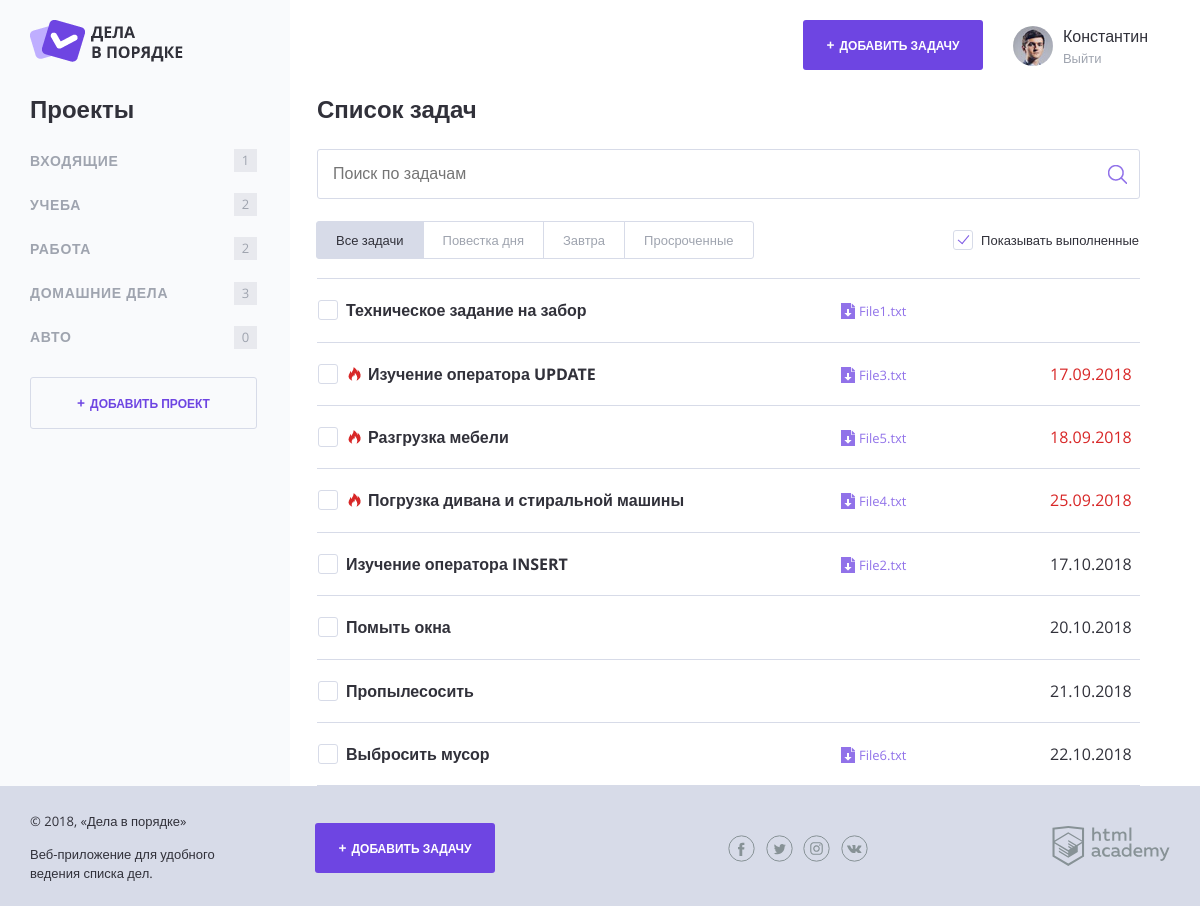
The page / on the database its author committed.
### tables this page shows
CREATE TABLE IF NOT EXISTS `projects` (
  `id` int(10) unsigned NOT NULL AUTO_INCREMENT COMMENT 'Идентификатор',
  `id_user` int(10) unsigned NOT NULL COMMENT 'Идентификатор Пользователя',
  `project_name` varchar(255) NOT NULL COMMENT 'Наименование Проекта',
  PRIMARY KEY (`id`),
  KEY `FK_projects_users` (`id_user`),
  FULLTEXT KEY `project_name` (`project_name`),
  CONSTRAINT `FK_projects_users` FOREIGN KEY (`id_user`) REFERENCES `users` (`id`)
);

CREATE TABLE IF NOT EXISTS `tasks` (
  `id` int(10) unsigned NOT NULL AUTO_INCREMENT COMMENT 'Идентификатор',
  `id_user` int(10) unsigned NOT NULL COMMENT 'Идентификатор Пользователя',
  `id_project` int(10) unsigned NOT NULL COMMENT 'Идентификатор Проекта',
  `date_create` datetime NOT NULL COMMENT 'Дата создания Задачи',
  `date_completion` datetime NOT NULL COMMENT 'Дата и время, когда задача была выполнена',
  `status` bit(1) NOT NULL DEFAULT b'0' COMMENT 'Число (1 или 0), означающее, была ли выполнена задача. По умолчанию ноль.',
  `task_name` varchar(255) NOT NULL COMMENT 'Название задачи',
  `file_name` varchar(255) NOT NULL COMMENT 'Ссылка на файл',
  `date_deadline` datetime NOT NULL COMMENT 'Дата и время, до которого задача должна быть выполнена',
  PRIMARY KEY (`id`),
  KEY `FK_tasks_users` (`id_user`),
  KEY `FK_tasks_projects` (`id_project`),
  FULLTEXT KEY `task_name` (`task_name`),
  CONSTRAINT `FK_tasks_projects` FOREIGN KEY (`id_project`) REFERENCES `projects` (`id`),
  CONSTRAINT `FK_tasks_users` FOREIGN KEY (`id_user`) REFERENCES `users` (`id`)
);

### functions.php (called while the page is built, shortened)
<?php
function include_template($name, $data) {
    $name = "templates/" . $name;
    extract($data);
    require_once $name;
    $result = ob_get_clean();
    return $result;
}
function summTask($ListTasks, $projectId) {
    $summItems = 0;
    foreach ($ListTasks as $key => $value) {
        if($value["id_project"] == $projectId) {
            $summItems ++;
        }
    }
    return $summItems;
}
function isImportant($checking_date) {
    $marker = "";
    if ($checking_date !="1970-01-01 00:00:00") {
        $checking_timestamp = strtotime($checking_date);
        $now = time();
        $checking_timestamp = floor(($checking_timestamp - $now)/3600);
        if ($checking_timestamp <= 24) {
            $marker = "task--important";
        }
    }
    return $marker;
}
function showDate($DateTime) {
    global $dateFormat;
    if($DateTime == "1970-01-01 00:00:00") {
        $showDate = "";
    } else {
        $showDate = date_create($DateTime);
        $showDate = date_format($showDate, $dateFormat);
    }
    return $showDate;
}
?>

### templates/index.php (the view, shortened to what this page needs)
<h2 class="content__main-heading">Список задач</h2>
<form class="search-form" action="index.php" method="post">
    <input class="search-form__input" type="text" name="" value="" placeholder="Поиск по задачам">
    <input class="search-form__submit" type="submit" name="" value="Искать">
</form>
<div class="tasks-controls">
    <nav class="tasks-switch">
        <a href="/" class="tasks-switch__item tasks-switch__item--active">Все задачи</a>
        <a href="/" class="tasks-switch__item">Повестка дня</a>
        <a href="/" class="tasks-switch__item">Завтра</a>
        <a href="/" class="tasks-switch__item">Просроченные</a>
    </nav>
    <label class="checkbox">
        <span class="checkbox__text">Показывать выполненные</span>
    </label>
</div>
<table class="tasks">
    <?php foreach ($taskList as $key => $val) { ?>
        <?php if($val["status"] == 1) { ?>
            <?php if ($show_complete_tasks) { ?>
                <tr class="tasks__item task task--completed">
                    <td class="task__select">
                        <label class="checkbox task__checkbox">
                            <input class="checkbox__input visually-hidden" type="checkbox" checked>
                            <span class="checkbox__text"><?=htmlspecialchars($val["task_name"]);?></span>
                        </label>
                    </td>
                    <td class="task__file">
                        <?php if ($val["file_name"] != "") { ?>
                            <a class="download-link" href="#"><?=htmlspecialchars($val["file_name"]);?></a>
                        <?php } ?>
                    </td>
                    <td class="task__date"><?=showDate($val["date_deadline"]);?></td>
                </tr>
            <?php } ?>
        <?php } else { ?>
            <tr class="tasks__item task <?=isImportant($val["date_deadline"]);?>">
                <td class="task__select">
                    <label class="checkbox task__checkbox">
                        <span class="checkbox__text"><?=htmlspecialchars($val['task_name']);?></span>
                    </label>
                </td>
                <td class="task__file">
                    <?php if ($val["file_name"] != "") { ?>
                        <a class="download-link" href="#"><?=htmlspecialchars($val["file_name"]);?></a>
                    <?php } ?>
                </td>
                <td class="task__date"><?=showDate($val["date_deadline"]);?></td>
            </tr>
        <?php } ?>
        <?php
    } ?>
</table>

### templates/layout.php (shortened to what this page needs)
<!DOCTYPE html>
<html lang="ru">
<head>
    <link rel="stylesheet" href="css/normalize.css">
    <link rel="stylesheet" href="css/style.css">
    <link rel="stylesheet" href="css/flatpickr.min.css">
</head>
<body>
<div class="page-wrapper">
    <div class="container container--with-sidebar">
        <header class="main-header">
            <a href="/">
                <img src="img/logo.png" width="153" height="42" alt="Логотип Дела в порядке">
            </a>
            <div class="main-header__side">
                <a class="main-header__side-item button button--plus open-modal" href="pages/form-task.html">Добавить задачу</a>
                <div class="main-header__side-item user-menu">
                    <div class="user-menu__image">
                        <img src="img/user-pic.jpg" width="40" height="40" alt="Пользователь">
                    </div>
                    <div class="user-menu__data">
                        <p>Константин</p>
                        <a href="#">Выйти</a>
                    </div>
                </div>
            </div>
        </header>
        <div class="content">
            <section class="content__side">
                <h2 class="content__side-heading">Проекты</h2>
                <nav class="main-navigation">
                    <ul class="main-navigation__list">
                        <?php foreach ($projectList as $key => $val) { ?>
                            <li class="main-navigation__list-item">
                                <a class="main-navigation__list-item-link" href="#"><?=$val["project_name"]; ?></a>
                                <span class="main-navigation__list-item-count">
                                    <?=summTask($taskList, $val["id"]); ?>
                                </span>
                            </li>
                        <?php } ?>
                    </ul>
                </nav>
                <a class="button button--transparent button--plus content__side-button"
                   href="pages/form-project.html" target="project_add">Добавить проект</a>
            </section>
            <main class="content__main"><?= $page_content; ?></main>
        </div>
    </div>
</div>
<footer class="main-footer">
    <div class="container">
        <div class="main-footer__copyright">
            <p>© 2018, «Дела в порядке»</p>
            <p>Веб-приложение для удобного ведения списка дел.</p>
        </div>
        <a class="main-footer__button button button--plus" href="pages/form-task.html">Добавить задачу</a>
        <div class="main-footer__social social">
            <a class="social__link social__link--facebook" href="#">
            </a>
            <a class="social__link social__link--twitter" href="#">
            </a>
            <a class="social__link social__link--instagram" href="#">
            </a>
            <a class="social__link social__link--vkontakte" href="#">
            </a>
        </div>
        <div class="main-footer__developed-by">
            <a href="https://htmlacademy.ru/intensive/php">
                <img src="img/htmlacademy.svg" alt="HTML Academy" width="118" height="40">
            </a>
        </div>
    </div>
</footer>
</body>
</html>

### index.php (shortened to what this page needs)
<?php
$dateFormat = "d.m.Y";
require_once("functions.php");
$title = "Дела в порядке";
$show_complete_tasks = rand(0, 1);
$projectList = [];
$taskList = [];
$link = mysqli_connect("localhost", "root", "", "doingsdone");
$clientId = 1;
mysqli_set_charset($link, "utf8");
if (!$link) {
    $error = mysqli_connect_error();
    $taskList = [
        0 => [
            "task" => $error,
            "completion" => "",
            "category" => "",
            "completed" => ""
        ]
    ];
} else {
    $sql = "SELECT tasks.id,tasks.id_project,tasks.date_create,tasks.date_completion,tasks.`status`,tasks.task_name,";
    $sql = $sql . "tasks.file_name,tasks.date_deadline ";
    $sql = $sql . "FROM tasks WHERE tasks.id_user = ? ORDER BY tasks.date_deadline ASC";
    $stmt = mysqli_prepare($link, $sql);
    mysqli_stmt_bind_param($stmt,"i", $clientId);
    mysqli_stmt_execute($stmt);
    $res = mysqli_stmt_get_result($stmt);
    $taskList = mysqli_fetch_all($res,MYSQLI_ASSOC);
    $sql = "SELECT projects.id,projects.project_name FROM projects WHERE projects.id_user = ? ";
    $stmt = mysqli_prepare($link, $sql);
    mysqli_stmt_bind_param($stmt,"i", $clientId);
    mysqli_stmt_execute($stmt);
    $res = mysqli_stmt_get_result($stmt);
    $projectList = mysqli_fetch_all($res,MYSQLI_ASSOC);
}
$page_content = include_template("index.php", ["taskList" =>$taskList,
    "show_complete_tasks" => $show_complete_tasks]);
$layout_content = include_template("layout.php",  ["title" => $title, "projectList" => $projectList,
    "taskList" => $taskList, "page_content" => $page_content]);
print($layout_content);
?>

### rows shown on the page
projects: project_name "ВХОДЯЩИЕ", id "1"
projects: project_name "УЧЕБА", id "2"
projects: project_name "РАБОТА", id "2"
projects: project_name "ДОМАШНИЕ ДЕЛА", id "3"
projects: project_name "АВТО", id "0"
tasks: task_name "Техническое задание на забор", file_name "File1.txt"
tasks: task_name "Изучение оператора UPDATE", file_name "File3.txt", date_deadline "17.09.2018"
tasks: task_name "Разгрузка мебели", file_name "File5.txt", date_deadline "18.09.2018"
tasks: task_name "Погрузка дивана и стиральной машины", file_name "File4.txt", date_deadline "25.09.2018"
tasks: task_name "Изучение оператора INSERT", file_name "File2.txt", date_deadline "17.10.2018"
tasks: task_name "Помыть окна", date_deadline "20.10.2018"
tasks: task_name "Пропылесосить", date_deadline "21.10.2018"
tasks: task_name "Выбросить мусор", file_name "File6.txt", date_deadline "22.10.2018"
